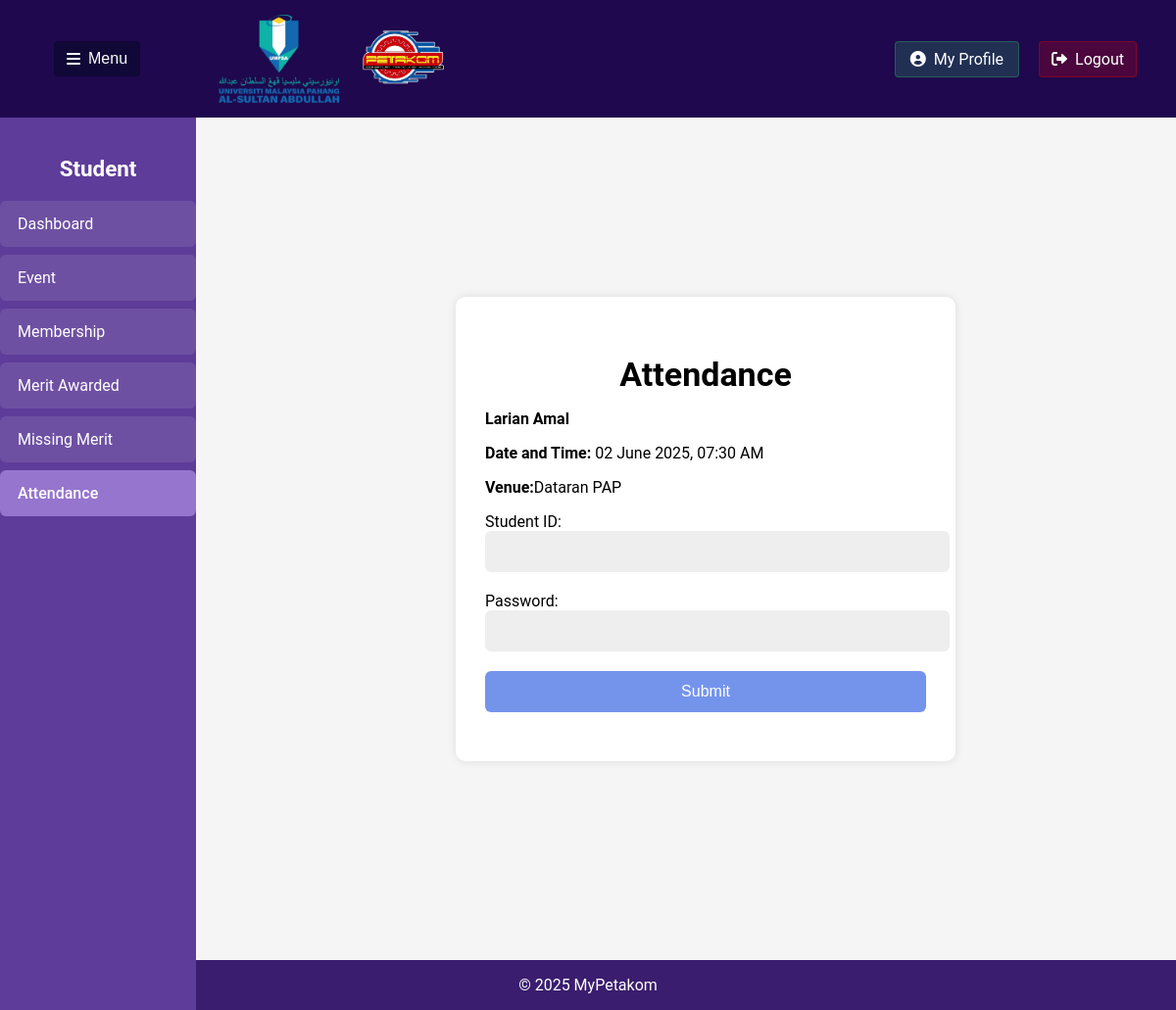
The app's page /Attendance_Form.php?slot_id=SLOT68489aadb5c699.56974292 with its own data.
### tables this page shows
CREATE TABLE `attendanceslot` (
  `SlotID` varchar(50) NOT NULL,
  `EventID` varchar(10) NOT NULL,
  `QRCodeID` varchar(10) NOT NULL,
  `Geolocation` varchar(100) NOT NULL,
  `StartTime` time NOT NULL,
  `EndTime` time NOT NULL
);

CREATE TABLE `event` (
  `EventID` varchar(10) NOT NULL,
  `StaffID` varchar(10) NOT NULL,
  `QRCodeID` varchar(10) DEFAULT NULL,
  `EventTitle` varchar(100) NOT NULL,
  `EventDateandTime` datetime DEFAULT current_timestamp(),
  `EventVenue` varchar(100) NOT NULL,
  `EventStatus` varchar(20) NOT NULL,
  `ApprovalLetter` blob NOT NULL,
  `geolocation` varchar(50) NOT NULL,
  `EventLevel` varchar(20) NOT NULL
);

### Attendance_Form.php (the view, shortened to what this page needs)
<?php
$link = mysqli_connect("localhost", "root", "", "mypetakom");
if (
    ($_SERVER["REQUEST_METHOD"] == "POST" && isset($_POST['SlotID']) && !empty($_POST['SlotID']))
    || (isset($_GET['slot_id']) && !empty($_GET['slot_id']))
) {
    $slotID = $_SERVER["REQUEST_METHOD"] == "POST" ? $_POST['SlotID'] : $_GET['slot_id'];
    $stmt = $link->prepare("SELECT AttendanceSlot.SlotID, Event.EventTitle, Event.EventDateAndTime, Event.EventVenue
        FROM AttendanceSlot
        JOIN Event ON AttendanceSlot.EventID = Event.EventID
        WHERE AttendanceSlot.SlotID = ?");
    $stmt->bind_param("s", $slotID);
    $stmt->execute();
    $result = $stmt->get_result();
    if ($row = $result->fetch_assoc()) {
        $eventTitle = $row['EventTitle'];
        $eventDateTimeRaw = $row['EventDateAndTime'];
        $eventDateTimeObj = new DateTime($eventDateTimeRaw);
        $formattedEventDateTime = $eventDateTimeObj->format('d F Y, h:i A');
        $eventVenue = $row['EventVenue'];
    } else {
        die("No event found for this slot ID.");
    }
} else {
    die("Invalid access. Please select a slot from the attendance page.");
}
?>
<!DOCTYPE html>
<html>
<head>
    <link rel="stylesheet" href="https://cdnjs.cloudflare.com/ajax/libs/font-awesome/6.0.0/css/all.min.css">
</head>
<body>
    <header class="header">
        <div class="header-left">
            <button class="togglebutton" id="togglebutton">
                <i class="fas fa-bars"></i>Menu
            </button>
            <div class="Logo">
                <img src="image/UMPSALogo.png" alt="LogoUMP">
                <img src="image/PetakomLogo.png" alt="LogoPetakom">
            </div>
        </div>
        <div class="header-right">
        <a href="StudentProfile.php" class="profilebutton">
    <i class="fas fa-user-circle"></i> My Profile
</a>
<a href="logout.php" class="logoutbutton" onclick="return confirm('Are you sure you want to log out?');">
  <i class="fas fa-sign-out-alt"></i> Logout
</a>
        </div>
    </header>
    <nav class="sidebar" id="sidebar">
        <h2 class="sidebartitle">Student</h2>
        <ul class="menuitems">
        <li>
        <a href="StudentDashboard.php" class="menuitem">
                    <span>Dashboard</span>
                </a>
            </li>
            <li>
        <a href="StudEvent.php" class="menuitem">
                    <span>Event</span>
                </a>
                <li>
        <a href="Membership.php" class="menuitem">
                    <span>Membership</span>
                </a>
            </li>
            <li>
        <a href="MeritAwarded.php" class="menuitem">
                    <span>Merit Awarded</span>
                </a>
            </li>
            <li>
        <a href="MissingMerit.php" class="menuitem">
                    <span>Missing Merit</span>
                </a>
            </li>
            <li>
        <a href="Attendance.php" class="menuitem active">
            <span>Attendance</span>
                </a>
            </li>
        </ul>
    </nav>
    <div class="maincontent" id="maincontent">
        <div class="content">
            <div class="content">
            <div class="container">
                <div class="form-box" id="attendance">
                    <form id="attendanceForm" action="Attendance_Submit.php" method="post">
                        <h2>Attendance</h2>
                        <p><strong><?php echo htmlspecialchars($eventTitle); ?></strong></p>
                        <p><strong>Date and Time:</strong> <?php echo htmlspecialchars($formattedEventDateTime); ?></p>
                        <p><strong>Venue:</strong><?php echo htmlspecialchars($eventVenue); ?></p>
                        <label>Student ID:</label>
                        <input type="text" name="StudentID" required>
                        <label>Password:</label>
                        <input type="password" name="password" required>
                        <button type="submit" name="submit" class="button">Submit</button>
                    </form>
                </div>
            </div>
        </div>
        </div>
    </div>
    <div class="footer">
            <footer>
                <center><p>&copy; 2025 MyPetakom</p></center>
            </footer>
        </div>
</body>
</html>

### Attendance_Form.php (style rules this page uses)
body { background-color: #f5f5f5; font-family: 'Roboto', sans-serif; margin: 0; padding: 0; display: flex; flex-direction: column; min-height: 100vh; }
.header { background-color:rgb(31, 8, 77); display: flex; justify-content: space-between; align-items: center; padding: 0 20px; position: fixed; width: 100%; box-sizing: border-box; height: 120px; }
.header-left { display: flex; align-items: center; gap: 20px; padding: 0 35px; }
.header-right { display: flex; align-items: center; gap: 20px; padding-right: 20px; }
.Logo { display: flex; gap: 20px; align-items: center; padding: 0 60px; }
.Logo img { height: 90px; width: auto; }
.sidebar { width: 200px; background-color: #5e3c99;; color: white; position: fixed; top: 120px; left: 0; bottom: 0; padding: 20px 0; box-sizing: border-box; transition: transform 0.3s ease; }
.sidebartitle { color: white; font-size: 1.4rem; margin-bottom: 20px; padding: 0 20px; }
.menuitems { display: flex; flex-direction: column; gap: 8px; padding: 0; margin: 0; list-style: none; }
.menuitem { background-color: rgba(255, 255, 255, 0.1); border-radius: 6px; padding: 14px 18px; color: white; cursor: pointer; transition: all 0.2s; display: flex; align-items: center; gap: 12px; }
.menuitems a { text-decoration: none; color: inherit; }
.menuitem.active { background-color: #9575cd; font-weight: 500; }
.togglebutton { background-color:rgb(16, 8, 54); color: white; border: 1px solid rgba(18, 1, 63, 0.3); padding: 8px 12px; border-radius: 4px; cursor: pointer; font-size: 1rem; display: flex; align-items: center; gap: 8px; }
.logoutbutton { background-color: rgba(255, 0, 0, 0.2); color: white; border: 1px solid rgba(255, 0, 0, 0.3); padding: 8px 12px; border-radius: 4px; cursor: pointer; font-size: 1rem; display: flex; align-items: center; gap: 8px; text-decoration: none; }
.profilebutton { background-color: rgba(46, 204, 113, 0.2); color: white; border: 1px solid rgba(46, 204, 113, 0.3); padding: 8px 15px; border-radius: 4px; cursor: pointer; font-size: 1rem; display: flex; align-items: center; gap: 8px; transition: all 0.2s; text-decoration: none; }
.maincontent { margin-left: 240px; margin-top: 100px; padding: 40px; flex: 1; box-sizing: border-box; transition: margin-left 0.3s ease; }
.content { display: flex; justify-content: center; align-items: center; min-height: 100vh; }
.container { margin: 0 15px; }
.form-box { width: 100%; max-width: 450px; padding: 30px; background: #fff; border-radius: 10px; box-shadow: 0 0 10px rgba(0, 0, 0, 0.1); }
h2 { font-size: 34px; text-align: center; margin-bottom: 10px; }
input { width: 100%; padding: 12px; background: #eee; border-radius: 6px; border: none; outline: none; font-size: 16px; margin-bottom: 20px; }
.button { width: 100%; padding: 12px; background: #7494ec; border-radius: 6px; border: none; cursor: pointer; font-size: 16px; color: #fff; font-weight: 500; margin-bottom: 20px; transition: 0.5s; }
.footer { background-color: #3a1d6e; color: white; }

### records on screen
attendanceslot: EventID.EventTitle "Larian Amal", EventID.EventDateandTime "02 June 2025, 07:30 AM", EventID.EventVenue "Dataran PAP"
